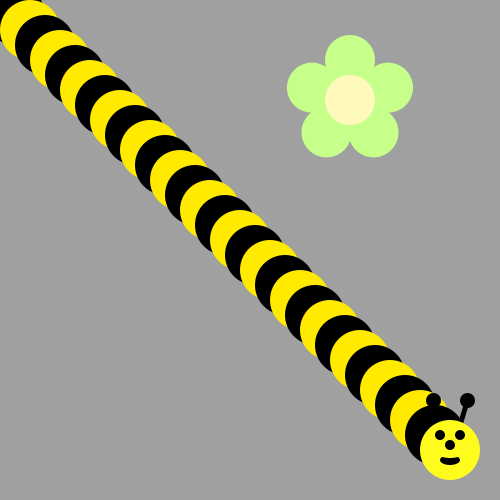
Frame 1 (no input)
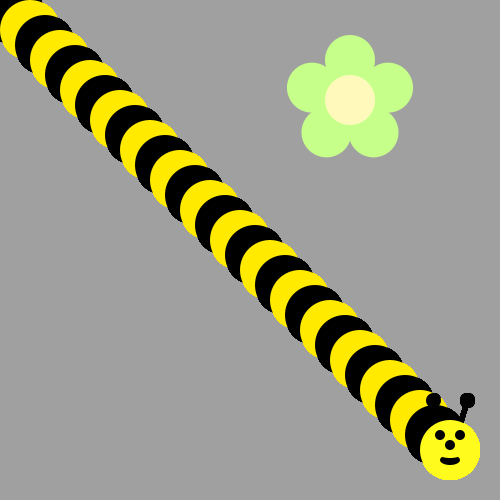
Frame 60 (the mouse pressed at the canvas centre just before this capture)
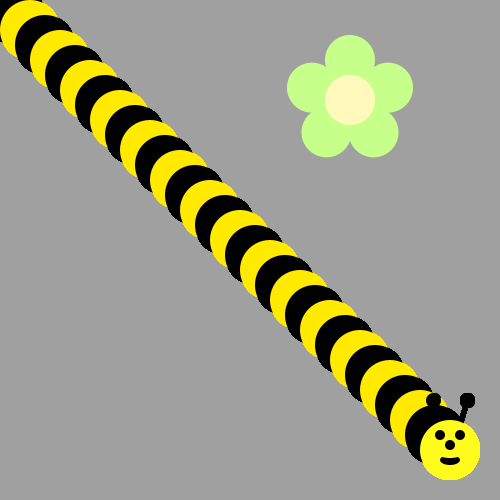
Frame 120 (the mouse held since frame 60 and released just before this capture)

The Processing sketch that drew these frames (run headless with seeded random() and noise(); from frame 60 on, the mouse is pressed at the canvas centre):

// Processing sketch: BUMBLEBEE
// ── BUMBLEBEE.pde
void draw() {
  
/*Use a loop to make a body for the Bee!
Then put his head on using drawBeeFace(x,y)
Use Modulo to make the colors alternate 
*/

int loc = 0;
for(int i = 0; i < 30; i++) 
{
  if(i%2 ==1)
{
 fill(0,0,0);
}
else
{
  fill(#FFEA00);
}
  ellipse(loc,loc,60,60);
  loc += 15;
}
drawBeeFace(loc,loc);
}

void drawFlower(int x, int y) {
     noStroke();
     translate(x, y);
     // draw 5 petals, rotating after each one
     fill(#c6ff89);      // green
      for (int i = 0; i < 5; i++) {
           ellipse(0, -40, 50, 50);
          rotate(radians(72));
     }
     fill(#fff9bb); // light yellow
     ellipse(0, 0, 50, 50);
} 
void drawBeeFace(int BeeFaceX, int BeeFaceY) {
     noStroke();
     fill(0, 0, 0);
     stroke(1);
     strokeWeight(5);
     line(BeeFaceX-10, BeeFaceY-27, BeeFaceX-17, BeeFaceY-50);
     line(BeeFaceX+10, BeeFaceY-27, BeeFaceX+17, BeeFaceY-50);
     ellipse(BeeFaceX-17, BeeFaceY-50, 10, 10);
     ellipse(BeeFaceX+17, BeeFaceY-50, 10, 10);
     noStroke();
     fill(255, 251, 28);
     ellipse(BeeFaceX, BeeFaceY, 60, 60); // face
     fill(255, 237, 209);
     fill(0,0,0);
      ellipse(BeeFaceX-10, BeeFaceY-15, 10, 10); // eyes
     ellipse(BeeFaceX+10, BeeFaceY-15, 10, 10);
      ellipse(BeeFaceX, BeeFaceY-5, 10, 10); // nose
      ellipse(BeeFaceX, BeeFaceY+10, 20, 10);// mouth
     fill(255, 251, 28);
     ellipse(BeeFaceX, BeeFaceY+5, 20, 6);
}

void setup() {
     ellipseMode(CENTER);
     size(500, 500);
     background(160, 160, 160);
      drawFlower(350, 100);
}
